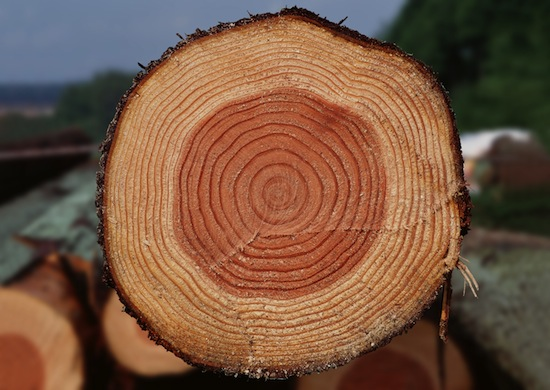
#> input picture Denys_prjcts/simpleContourDetection/srez.jpg, 550 x 390 px
$ python sol.py   (older library calls are emulated)
#> lines starting #> are read from the running program, lines starting #| are printed output that depends on the picture; after the words box and inside, x2 and y2 are one past the last pixel; in counts of white or black regions, pixels touching at a corner belong together
import cv2
import numpy as np

image = cv2.imread('srez.jpg')
#> image is the input picture: shape (390, 550, 3); mean B, G, R 64.5, 85.4, 118.6
blurred = cv2.pyrMeanShiftFiltering(image, 10,31)
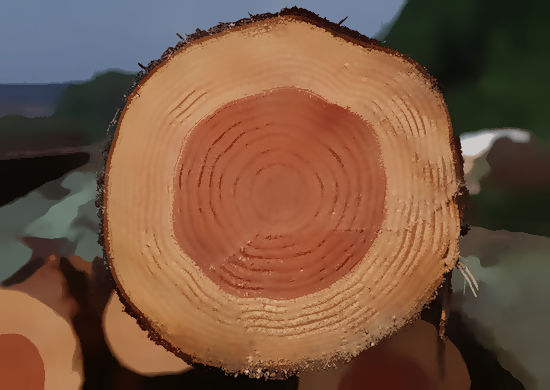
#> blurred: shape (390, 550, 3); mean B, G, R 64.7, 85.8, 118.8
gray = cv2.cvtColor(blurred,cv2.COLOR_BGR2GRAY)
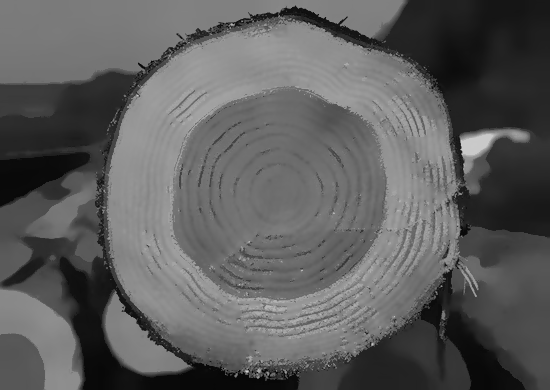
#> gray: shape (390, 550); min 7, max 207, mean 93.3
_,threshold = cv2.threshold(gray,0,255,cv2.THRESH_BINARY+cv2.THRESH_OTSU)
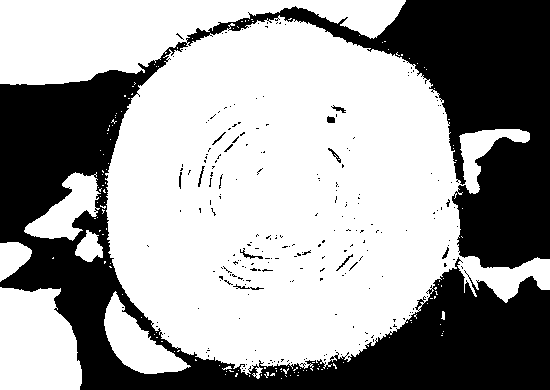
#> threshold: shape (390, 550); 62.6% white; 233 black regions (221 under 20 px)

_,contours,_ = cv2.findContours(threshold,cv2.RETR_LIST,cv2.CHAIN_APPROX_NONE)
#> contours = 518 contours, 491 with area under 20; largest, box (x1, y1, x2, y2) and area: (0, 0, 550, 379) 119724, (0, 287, 82, 390) 7040, (104, 291, 191, 374) 2879, (24, 172, 101, 241) 2324, (0, 242, 32, 282) 792
print(len(contours))
#| 518

cv2.drawContours(image, contours, -1,(0,0,255), 1)
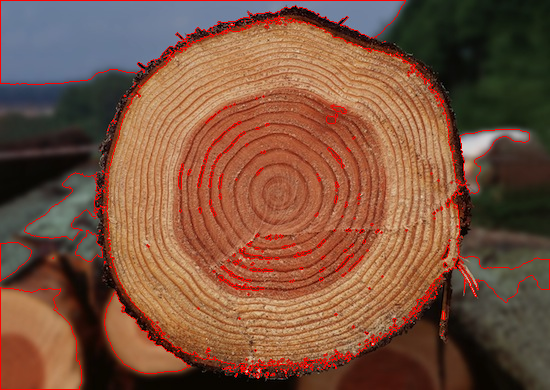
#> image: shape (390, 550, 3); 3.18% of pixels changed, all inside (x1, y1, x2, y2) = (0, 0, 550, 390)
cv2.namedWindow('Display',cv2.WINDOW_NORMAL)
cv2.imshow('Display', image)
cv2.waitKey()
cv2.destroyAllWindows()
